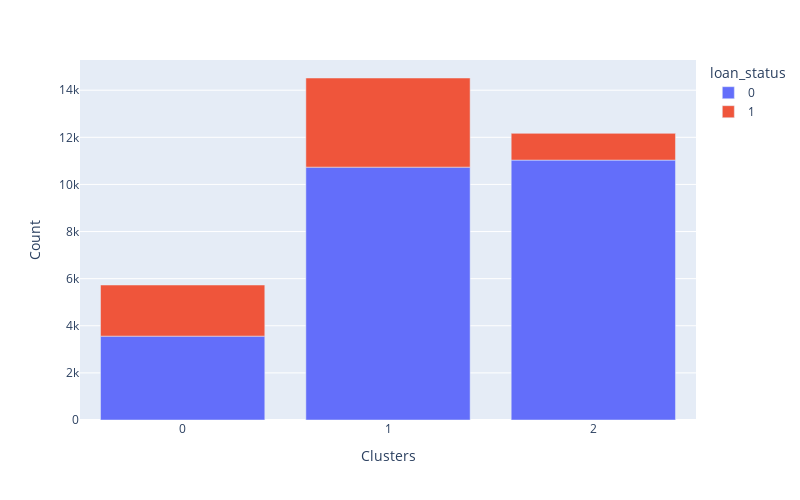
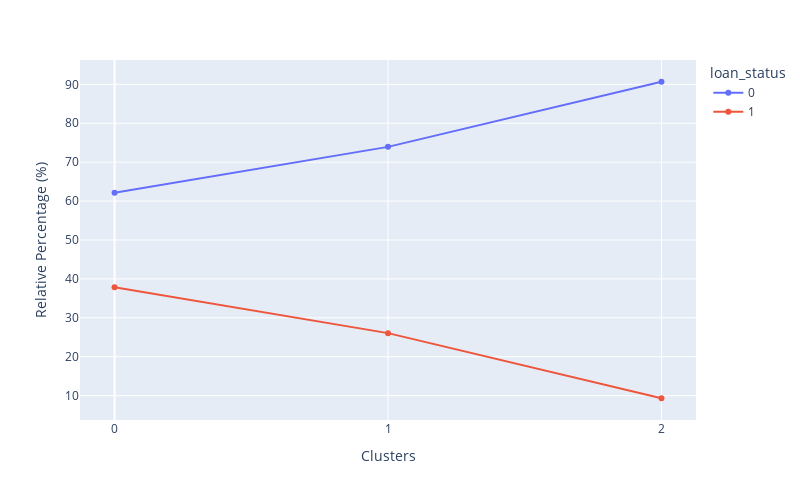

Notebook code cell kept with these figures, in order:
### Markdown cell above
### Clusters distribution across Default levels & Relative Percentage of Default in each cluster

### Code cell
df_cluster_vs_Default=  df_default.copy()
df_cluster_vs_Default['Clusters'] = X['Clusters']
cluster_distribution_per_variable(df=df_cluster_vs_Default, target=target_var)

### Figure 1 — Plotly figure (JSON) as saved in the notebook; plotly's stock layout.template omitted (floating-point values rounded to 4 significant figures)
{"data": [{"alignmentgroup": "True", "hovertemplate": "loan_status=0<br>Clusters=%{x}<br>Count=%{y}<extra></extra>", "legendgroup": "0", "marker": {"color": "#636efa", "pattern": {"shape": ""}}, "name": "0", "offsetgroup": "0", "orientation": "v", "showlegend": true, "textposition": "auto", "type": "bar", "x": [0, 1, 2], "xaxis": "x", "y": [3560, 10734, 11033], "yaxis": "y"}, {"alignmentgroup": "True", "hovertemplate": "loan_status=1<br>Clusters=%{x}<br>Count=%{y}<extra></extra>", "legendgroup": "1", "marker": {"color": "#EF553B", "pattern": {"shape": ""}}, "name": "1", "offsetgroup": "1", "orientation": "v", "showlegend": true, "textposition": "auto", "type": "bar", "x": [0, 1, 2], "xaxis": "x", "y": [2170, 3784, 1135], "yaxis": "y"}], "layout": {"barmode": "relative", "height": 500, "legend": {"title": {"text": "loan_status"}, "tracegroupgap": 0}, "margin": {"t": 60}, "width": 800, "xaxis": {"anchor": "y", "domain": [0, 1], "tickmode": "array", "tickvals": [0, 1, 2], "title": {"text": "Clusters"}}, "yaxis": {"anchor": "x", "domain": [0, 1], "title": {"text": "Count"}}}}

### Figure 2 — Plotly figure (JSON) as saved in the notebook; plotly's stock layout.template omitted (floating-point values rounded to 4 significant figures)
{"data": [{"hovertemplate": "loan_status=0<br>Clusters=%{x}<br>Relative Percentage (%)=%{y}<extra></extra>", "legendgroup": "0", "line": {"color": "#636efa", "dash": "solid"}, "marker": {"symbol": "circle"}, "mode": "markers+lines", "name": "0", "orientation": "v", "showlegend": true, "type": "scatter", "x": [0, 1, 2], "xaxis": "x", "y": [62.13, 73.94, 90.67], "yaxis": "y"}, {"hovertemplate": "loan_status=1<br>Clusters=%{x}<br>Relative Percentage (%)=%{y}<extra></extra>", "legendgroup": "1", "line": {"color": "#EF553B", "dash": "solid"}, "marker": {"symbol": "circle"}, "mode": "markers+lines", "name": "1", "orientation": "v", "showlegend": true, "type": "scatter", "x": [0, 1, 2], "xaxis": "x", "y": [37.87, 26.06, 9.328], "yaxis": "y"}], "layout": {"height": 500, "legend": {"title": {"text": "loan_status"}, "tracegroupgap": 0}, "margin": {"t": 60}, "width": 800, "xaxis": {"anchor": "y", "domain": [0, 1], "tickmode": "array", "tickvals": [0, 1, 2], "title": {"text": "Clusters"}}, "yaxis": {"anchor": "x", "domain": [0, 1], "title": {"text": "Relative Percentage (%)"}}}}
